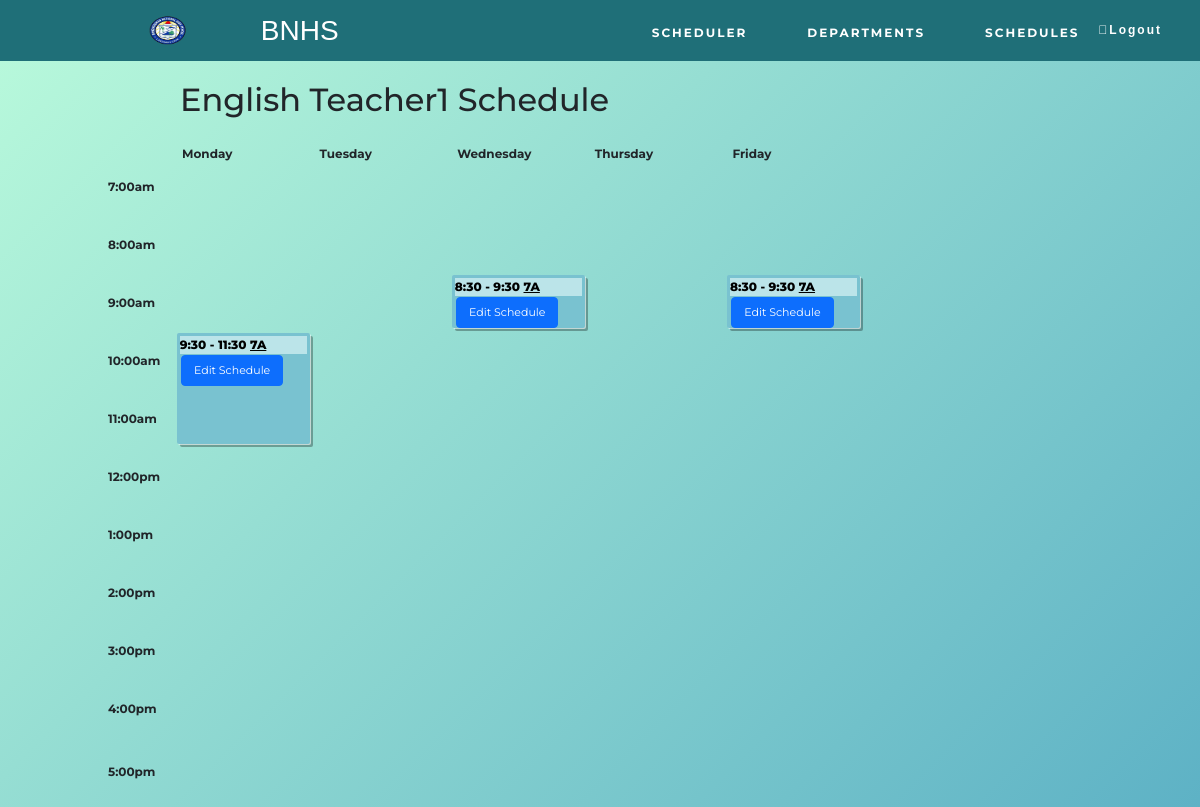
The app's page /teacher_schedule.php?id=93&dept=English with its own data.
### tables this page shows
CREATE TABLE IF NOT EXISTS `teacher` (
  `id` int NOT NULL AUTO_INCREMENT,
  `firstName` varchar(32) NOT NULL,
  `lastName` varchar(32) NOT NULL,
  `dept` varchar(32) NOT NULL,
  `workload` float NOT NULL,
  PRIMARY KEY (`id`)
);

CREATE TABLE IF NOT EXISTS `class_schedule` (
  `grade_section` varchar(32) NOT NULL,
  `teacher_id` int DEFAULT NULL,
  `subject` varchar(32) NOT NULL,
  `day` varchar(32) NOT NULL,
  `start_time` float NOT NULL,
  `end_time` float NOT NULL,
  `duration` int NOT NULL,
  `id` int NOT NULL AUTO_INCREMENT,
  UNIQUE KEY `id` (`id`),
  KEY `teacher` (`teacher_id`)
);

### teacher_schedule.php (called while the page is built)
<?php
try {
    include __DIR__ . './includes/connection/DatabaseConnect.php';
    include __DIR__ . './includes/connection/DatabaseFunctions.php';
    include __DIR__ . './includes/templates/teacher_schedule.html.php';
} catch (PDOException $e) {
    include __DIR__ . './includes/connection/displayError.php';
}
include __DIR__ . './includes/templates/layout.html.php';
?>

### includes/connection/DatabaseFunctions.php (called while the page is built, shortened)
<?php
function retrieveAllId($pdo, $table, $primaryKey, $value) {
    $query = 'SELECT * FROM `' . $table . '`
              WHERE `' . $primaryKey . '` = :value';
    $parameters = [
        'value' => $value
    ];
    $query = query($pdo, $query, $parameters);
    return $query->fetchAll();
}
function retrieveId($pdo, $table, $primaryKey, $value) {
    $query = 'SELECT * FROM `' . $table . '`
              WHERE `' . $primaryKey . '` = :value';
    $parameters = [
        'value' => $value
    ];
    $query = query($pdo, $query, $parameters);
    return $query->fetch();
}
function query($pdo, $sql, $parameters = []) {
    $query = $pdo->prepare($sql);
    $query->execute($parameters);
    return $query;
}
function convertTime($time) {
    if($time % 100 == 0) {
        $time = $time/100;
        $stringTime;
        if($time > 12)
            $stringTime = ($time - 12) . ':00';
        else
            $stringTime = $time . ':00';
        return $stringTime;
    } else {
        if($time % 50 == 0) {
            $time = $time/100;
            $time = $time - 0.5;
            if($time > 12)
                $stringTime = ($time - 12) . ':30';
            else
                $stringTime = $time . ':30';
        }
        return $stringTime;
    }
}
?>

### includes/templates/teacher_schedule.html.php (the view, shortened to what this page needs)
<link rel="stylesheet" type="text/css" href="./includes/templates/css/scheduler.css">
<?php
    $teacher_id = $_GET['id'];
    $teacher = retrieveId($pdo, 'teacher', 'id', $teacher_id);
    $teacherName = $teacher['firstName'] . ' ' . $teacher['lastName'];
$output = '
<div class="text" style="height: 400px; width: 800px; margin-left: 5%;">
  <h2 id="schedule-heading" style="margin-left: 15%; padding-top: 20px;">'.$teacherName.' Schedule</h2>
  <div class="schedule" aria-labelledby="schedule-heading">
    <span class="track-slot" aria-hidden="true" style="grid-column: mon; grid-row: tracks;">Monday</span>
    <span class="track-slot" aria-hidden="true" style="grid-column: tue; grid-row: tracks;">Tuesday</span>
    <span class="track-slot" aria-hidden="true" style="grid-column: wed; grid-row: tracks;">Wednesday</span>
    <span class="track-slot" aria-hidden="true" style="grid-column: thu; grid-row: tracks;">Thursday</span>
    <span class="track-slot" aria-hidden="true" style="grid-column: fri; grid-row: tracks;">Friday</span>
    <h2 class="time-slot" style="grid-row: time-700;">7:00am</h2>
    <h2 class="time-slot" style="grid-row: time-750;"></h2>
    <h2 class="time-slot" style="grid-row: time-800;">8:00am</h2>
    <h2 class="time-slot" style="grid-row: time-850;"></h2>
    <h2 class="time-slot" style="grid-row: time-900;">9:00am</h2>
    <h2 class="time-slot" style="grid-row: time-950;"</h2>
    <h2 class="time-slot" style="grid-row: time-1000;">10:00am</h2>
    <h2 class="time-slot" style="grid-row: time-1050;"></h2>
    <h2 class="time-slot" style="grid-row: time-1100;">11:00am</h2>
    <h2 class="time-slot" style="grid-row: time-1150;"></h2>
    <h2 class="time-slot" style="grid-row: time-1200;">12:00pm</h2>
    <h2 class="time-slot" style="grid-row: time-1250;"></h2>
    <h2 class="time-slot" style="grid-row: time-1300;">1:00pm</h2>
    <h2 class="time-slot" style="grid-row: time-1350;"></h2>
    <h2 class="time-slot" style="grid-row: time-1400;">2:00pm</h2>
    <h2 class="time-slot" style="grid-row: time-1450;"></h2>
    <h2 class="time-slot" style="grid-row: time-1500;">3:00pm</h2>
    <h2 class="time-slot" style="grid-row: time-1550;"></h2>
    <h2 class="time-slot" style="grid-row: time-1600;">4:00pm</h2>
    <h2 class="time-slot" style="grid-row: time-1650;"></h2>
    <h2 class="time-slot" style="grid-row: time-1700;">5:00pm</h2>
';
    $teacher_sched = retrieveAllId($pdo, 'class_schedule', 'teacher_id', $teacher_id);
    foreach($teacher_sched as $sched) {
        $schedDay = $sched['day'];
        $schedStart = $sched['start_time'];
        $schedEnd = $sched['end_time'];
        $schedSection = $sched['grade_section'];
        $output .= '
        <div class="session English" style="grid-column: '.$schedDay.'; grid-row: time-'.$schedStart.' / time-'.$schedEnd.';">
        ';
        $output .= '
            <div class="session-time Filipino">
                <div>'.convertTime($schedStart).' - '.convertTime($schedEnd) . ' <u>' .$schedSection.'</u></div>
            </div>
            <div>
              <a href="scheduler.php?grade_section='.$schedSection.'&subject='.$_GET['dept'].'#main" class ="btn btn-primary" target="_blank" style="font-size:11; margin: 1%;">Edit Schedule</a>
            </div>
        </div>
        ';
    }
  $output .= '
  </div>
</div>
  ';
?>

### includes/templates/css/scheduler.css (style rules this page uses)
@media screen and (min-width:700px) { .schedule { height: 100%; display: grid; grid-gap: 5px; margin-top: 2%; margin-left: 6%; grid-template-rows: [tracks] 10% [time-700] 8% [time-750] 4% [time-800] 8% [time-850] 4% [time-900] 8% [time-950] 4% [time-1000] 8% [time-1050] 4% [time-1100] 8% [time-1150] 4% [time-1200] 8% [time-1250] 4% [time-1300] 8% [time-1350] 4% [time-1400] 8% [time-1450] 4% [time-1500] 8% [time-1550] 4% [time-1600] 8% [time-1650] 4%; grid-template-columns: [times] 4em [mon-start] 1fr [mon-end tue-start] 1fr [tue-end wed-start] 1fr [wed-end thu-start] 1fr [thu-end fri-start] 1fr [fri-end]; } }
.text { display:inline-block; width:70%; height: 100%; }
.time-slot { grid-column: times; }
.track-slot { display: none; height: 50px; }
.session { padding: 2%; border-radius: 2px; font-size: 12px; box-shadow: rgba(255,255,255,.6) 1px 1px 0, rgba(0,0,0,.3) 3px 3px 0; font-weight: 750; }
.session-time { display:flex; justify-content:space-between; align-items:center; }
.session-title, .time-slot { margin: 0; font-size: 1em; }
.track-slot, .time-slot { font-weight: bold; font-size:.75em; }
.English { background-color: #79c2d0; color: black; }
.Filipino { background-color: #bbe4e9; color: black; }

### includes/templates/css/style.css (style rules this page uses)
* { font-family: 'Montserrat', sans-serif; scroll-behavior: smooth; }
body { width: auto; height: 130%; padding: 0; margin: 0; }

### records on screen
teacher: teacherName "English Teacher1"
class_schedule: start_time "8:30", end_time "9:30", grade_section "7A"
class_schedule: start_time "8:30", end_time "9:30", grade_section "7A"
class_schedule: start_time "9:30", end_time "11:30", grade_section "7A"
